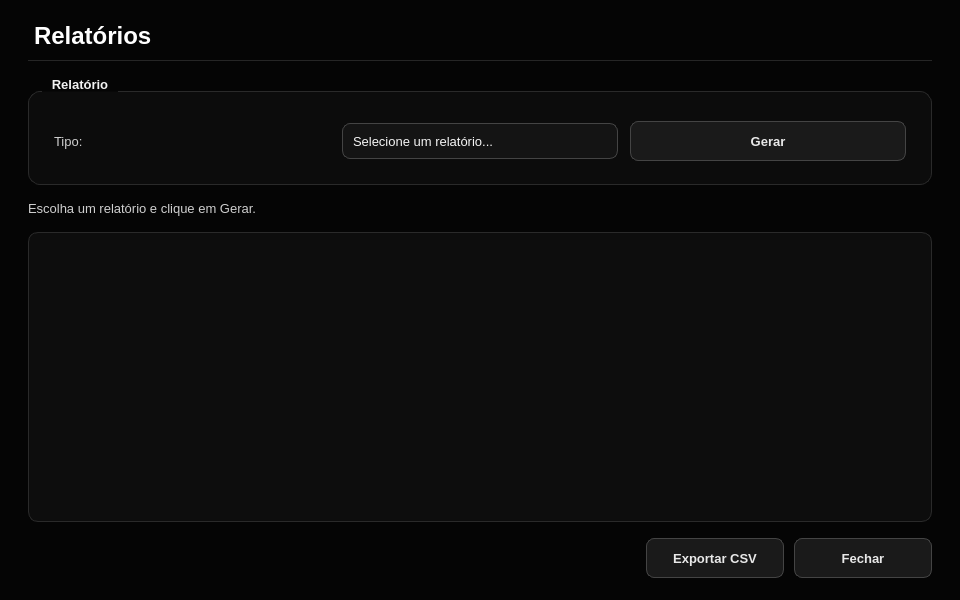
<?xml version="1.0" encoding="UTF-8"?>
<ui version="4.0">
 <class>RelatorioWindow</class>
 <widget class="QWidget" name="RelatorioWindow">
  <property name="geometry">
   <rect>
    <x>0</x>
    <y>0</y>
    <width>960</width>
    <height>600</height>
   </rect>
  </property>
  <property name="minimumSize">
   <size>
    <width>768</width>
    <height>480</height>
   </size>
  </property>
  <property name="windowTitle">
   <string>Relatórios</string>
  </property>
  <property name="palette">
   <palette>
    <active>
     <colorrole role="WindowText">
      <brush brushstyle="SolidPattern">
       <color alpha="255">
        <red>232</red>
        <green>232</green>
        <blue>232</blue>
       </color>
      </brush>
     </colorrole>
     <colorrole role="Button">
      <brush brushstyle="SolidPattern">
       <color alpha="255">
        <red>26</red>
        <green>26</green>
        <blue>26</blue>
       </color>
      </brush>
     </colorrole>
     <colorrole role="Text">
      <brush brushstyle="SolidPattern">
       <color alpha="255">
        <red>245</red>
        <green>245</green>
        <blue>245</blue>
       </color>
      </brush>
     </colorrole>
     <colorrole role="ButtonText">
      <brush brushstyle="SolidPattern">
       <color alpha="255">
        <red>232</red>
        <green>232</green>
        <blue>232</blue>
       </color>
      </brush>
     </colorrole>
     <colorrole role="Base">
      <brush brushstyle="SolidPattern">
       <color alpha="255">
        <red>20</red>
        <green>20</green>
        <blue>20</blue>
       </color>
      </brush>
     </colorrole>
     <colorrole role="AlternateBase">
      <brush brushstyle="SolidPattern">
       <color alpha="255">
        <red>19</red>
        <green>19</green>
        <blue>19</blue>
       </color>
      </brush>
     </colorrole>
     <colorrole role="Window">
      <brush brushstyle="SolidPattern">
       <color alpha="255">
        <red>5</red>
        <green>5</green>
        <blue>5</blue>
       </color>
      </brush>
     </colorrole>
     <colorrole role="Highlight">
      <brush brushstyle="SolidPattern">
       <color alpha="255">
        <red>119</red>
        <green>119</green>
        <blue>119</blue>
       </color>
      </brush>
     </colorrole>
     <colorrole role="HighlightedText">
      <brush brushstyle="SolidPattern">
       <color alpha="255">
        <red>255</red>
        <green>255</green>
        <blue>255</blue>
       </color>
      </brush>
     </colorrole>
     <colorrole role="PlaceholderText">
      <brush brushstyle="SolidPattern">
       <color alpha="255">
        <red>119</red>
        <green>119</green>
        <blue>119</blue>
       </color>
      </brush>
     </colorrole>
    </active>
    <inactive>
     <colorrole role="WindowText">
      <brush brushstyle="SolidPattern">
       <color alpha="255">
        <red>232</red>
        <green>232</green>
        <blue>232</blue>
       </color>
      </brush>
     </colorrole>
     <colorrole role="Button">
      <brush brushstyle="SolidPattern">
       <color alpha="255">
        <red>26</red>
        <green>26</green>
        <blue>26</blue>
       </color>
      </brush>
     </colorrole>
     <colorrole role="Text">
      <brush brushstyle="SolidPattern">
       <color alpha="255">
        <red>245</red>
        <green>245</green>
        <blue>245</blue>
       </color>
      </brush>
     </colorrole>
     <colorrole role="ButtonText">
      <brush brushstyle="SolidPattern">
       <color alpha="255">
        <red>232</red>
        <green>232</green>
        <blue>232</blue>
       </color>
      </brush>
     </colorrole>
     <colorrole role="Base">
      <brush brushstyle="SolidPattern">
       <color alpha="255">
        <red>20</red>
        <green>20</green>
        <blue>20</blue>
       </color>
      </brush>
     </colorrole>
     <colorrole role="AlternateBase">
      <brush brushstyle="SolidPattern">
       <color alpha="255">
        <red>19</red>
        <green>19</green>
        <blue>19</blue>
       </color>
      </brush>
     </colorrole>
     <colorrole role="Window">
      <brush brushstyle="SolidPattern">
       <color alpha="255">
        <red>5</red>
        <green>5</green>
        <blue>5</blue>
       </color>
      </brush>
     </colorrole>
     <colorrole role="Highlight">
      <brush brushstyle="SolidPattern">
       <color alpha="255">
        <red>119</red>
        <green>119</green>
        <blue>119</blue>
       </color>
      </brush>
     </colorrole>
     <colorrole role="HighlightedText">
      <brush brushstyle="SolidPattern">
       <color alpha="255">
        <red>255</red>
        <green>255</green>
        <blue>255</blue>
       </color>
      </brush>
     </colorrole>
     <colorrole role="PlaceholderText">
      <brush brushstyle="SolidPattern">
       <color alpha="255">
        <red>119</red>
        <green>119</green>
        <blue>119</blue>
       </color>
      </brush>
     </colorrole>
    </inactive>
    <disabled>
     <colorrole role="WindowText">
      <brush brushstyle="SolidPattern">
       <color alpha="255">
        <red>102</red>
        <green>102</green>
        <blue>102</blue>
       </color>
      </brush>
     </colorrole>
     <colorrole role="Button">
      <brush brushstyle="SolidPattern">
       <color alpha="255">
        <red>26</red>
        <green>26</green>
        <blue>26</blue>
       </color>
      </brush>
     </colorrole>
     <colorrole role="Text">
      <brush brushstyle="SolidPattern">
       <color alpha="255">
        <red>102</red>
        <green>102</green>
        <blue>102</blue>
       </color>
      </brush>
     </colorrole>
     <colorrole role="ButtonText">
      <brush brushstyle="SolidPattern">
       <color alpha="255">
        <red>102</red>
        <green>102</green>
        <blue>102</blue>
       </color>
      </brush>
     </colorrole>
     <colorrole role="Base">
      <brush brushstyle="SolidPattern">
       <color alpha="255">
        <red>20</red>
        <green>20</green>
        <blue>20</blue>
       </color>
      </brush>
     </colorrole>
     <colorrole role="AlternateBase">
      <brush brushstyle="SolidPattern">
       <color alpha="255">
        <red>19</red>
        <green>19</green>
        <blue>19</blue>
       </color>
      </brush>
     </colorrole>
     <colorrole role="Window">
      <brush brushstyle="SolidPattern">
       <color alpha="255">
        <red>5</red>
        <green>5</green>
        <blue>5</blue>
       </color>
      </brush>
     </colorrole>
     <colorrole role="Highlight">
      <brush brushstyle="SolidPattern">
       <color alpha="255">
        <red>119</red>
        <green>119</green>
        <blue>119</blue>
       </color>
      </brush>
     </colorrole>
     <colorrole role="HighlightedText">
      <brush brushstyle="SolidPattern">
       <color alpha="255">
        <red>255</red>
        <green>255</green>
        <blue>255</blue>
       </color>
      </brush>
     </colorrole>
     <colorrole role="PlaceholderText">
      <brush brushstyle="SolidPattern">
       <color alpha="255">
        <red>119</red>
        <green>119</green>
        <blue>119</blue>
       </color>
      </brush>
     </colorrole>
    </disabled>
   </palette>
  </property>
  <property name="styleSheet">
   <string notr="true">#RelatorioWindow {
    background-color: #050505;
}

QWidget {
    font-family: "Segoe UI", "DejaVu Sans", "Noto Sans", sans-serif;
    font-size: 10pt;
}

/* ---------- Textos ---------- */
QLabel {
    color: #cfcfcf;
    background: transparent;
    font-weight: normal;
}

QLabel#lblTitulo {
    color: #ffffff;
    font-size: 18pt;
    font-weight: bold;
    padding-bottom: 10px;
    border-bottom: 1px solid #262626;
}

QLabel[role="section"] {
    color: #ffffff;
    font-size: 11pt;
    font-weight: bold;
}

QLabel[role="hint"] {
    color: #777777;
    font-size: 9pt;
}

QLabel[role="value"] {
    color: #ffffff;
    font-weight: bold;
}

QToolTip {
    background-color: #1a1a1a;
    color: #f5f5f5;
    border: 1px solid #444444;
    padding: 4px 8px;
}

/* ---------- Cartões / grupos ---------- */
QGroupBox {
    background-color: #0c0c0c;
    border: 1px solid #2a2a2a;
    border-radius: 12px;
    margin-top: 14px;
    padding: 20px 16px 14px 16px;
    color: #f2f2f2;
    font-weight: bold;
}

QGroupBox::title {
    subcontrol-origin: margin;
    subcontrol-position: top left;
    left: 14px;
    padding: 0 8px;
    color: #f2f2f2;
}

QFrame[variant="card"] {
    background-color: #0c0c0c;
    border: 1px solid #2a2a2a;
    border-radius: 12px;
}

QFrame#lineSep {
    background-color: #2a2a2a;
    border: none;
}

/* ---------- Campos de entrada ---------- */
QLineEdit,
QComboBox,
QAbstractSpinBox,
QDateEdit,
QDateTimeEdit {
    background-color: #141414;
    color: #f5f5f5;
    border: 1px solid #444444;
    border-radius: 8px;
    padding: 6px 10px;
    min-height: 22px;
    selection-background-color: #777777;
    selection-color: #ffffff;
    font-weight: normal;
}

QLineEdit:hover,
QComboBox:hover,
QAbstractSpinBox:hover,
QDateEdit:hover,
QDateTimeEdit:hover {
    border: 1px solid #666666;
}

QLineEdit:focus,
QComboBox:focus,
QAbstractSpinBox:focus,
QDateEdit:focus,
QDateTimeEdit:focus {
    border: 1px solid #d8d8d8;
    background-color: #181818;
}

QLineEdit:read-only,
QAbstractSpinBox:read-only {
    color: #bdbdbd;
}

QLineEdit:disabled,
QComboBox:disabled,
QAbstractSpinBox:disabled,
QDateEdit:disabled,
QDateTimeEdit:disabled {
    background-color: #0e0e0e;
    color: #666666;
    border: 1px solid #2a2a2a;
}

/* Campo de total (somente leitura, em destaque) */
QDoubleSpinBox[variant="total"] {
    font-size: 20pt;
    font-weight: bold;
    color: #ffffff;
    background-color: #0a0a0a;
    border: 1px solid #333333;
    padding: 8px 14px;
    min-height: 36px;
}

/* ---------- ComboBox / Data ---------- */
QComboBox {
    padding-right: 30px;
}

QComboBox::drop-down,
QDateEdit::drop-down,
QDateTimeEdit::drop-down {
    subcontrol-origin: padding;
    subcontrol-position: center right;
    width: 28px;
    border: none;
    background: transparent;
}

QComboBox::down-arrow,
QDateEdit::down-arrow,
QDateTimeEdit::down-arrow {
    image: none;
    width: 0px;
    height: 0px;
    border-left: 5px solid transparent;
    border-right: 5px solid transparent;
    border-top: 6px solid #bdbdbd;
    margin-right: 8px;
}

QComboBox QAbstractItemView {
    background-color: #141414;
    color: #f5f5f5;
    border: 1px solid #444444;
    selection-background-color: #2e2e2e;
    selection-color: #ffffff;
    outline: 0;
}

/* ---------- SpinBox com botões ---------- */
QSpinBox {
    padding-right: 26px;
}

QSpinBox::up-button {
    subcontrol-origin: border;
    subcontrol-position: top right;
    width: 22px;
    border: none;
    background: transparent;
}

QSpinBox::down-button {
    subcontrol-origin: border;
    subcontrol-position: bottom right;
    width: 22px;
    border: none;
    background: transparent;
}

QSpinBox::up-arrow {
    image: none;
    width: 0px;
    height: 0px;
    border-left: 4px solid transparent;
    border-right: 4px solid transparent;
    border-bottom: 5px solid #bdbdbd;
}

QSpinBox::down-arrow {
    image: none;
    width: 0px;
    height: 0px;
    border-left: 4px solid transparent;
    border-right: 4px solid transparent;
    border-top: 5px solid #bdbdbd;
}

/* ---------- Calendário (popup do QDateEdit) ---------- */
QCalendarWidget QWidget {
    background-color: #141414;
    color: #f5f5f5;
}

QCalendarWidget QToolButton {
    background-color: transparent;
    color: #f5f5f5;
    border: none;
    padding: 4px 8px;
}

QCalendarWidget QAbstractItemView:enabled {
    background-color: #0d0d0d;
    color: #f5f5f5;
    selection-background-color: #f2f2f2;
    selection-color: #080808;
}

QCalendarWidget QAbstractItemView:disabled {
    color: #555555;
}

/* ---------- CheckBox ---------- */
QCheckBox {
    color: #e8e8e8;
    background: transparent;
    spacing: 10px;
    font-weight: normal;
}

QCheckBox::indicator {
    width: 18px;
    height: 18px;
    border: 1px solid #555555;
    border-radius: 5px;
    background-color: #141414;
}

QCheckBox::indicator:hover {
    border: 1px solid #999999;
}

QCheckBox::indicator:checked {
    background-color: #f2f2f2;
    border: 1px solid #f2f2f2;
}

/* ---------- Botões ---------- */
QPushButton {
    background-color: #1a1a1a;
    color: #e8e8e8;
    border: 1px solid #444444;
    border-radius: 8px;
    padding: 8px 22px;
    min-height: 22px;
    min-width: 92px;
    font-weight: bold;
}

QPushButton:hover {
    background-color: #262626;
    border: 1px solid #666666;
    color: #ffffff;
}

QPushButton:pressed {
    background-color: #333333;
}

QPushButton:disabled {
    background-color: #111111;
    color: #555555;
    border: 1px solid #2a2a2a;
}

QPushButton[variant="primary"] {
    background-color: #f2f2f2;
    color: #080808;
    border: 1px solid #f2f2f2;
}

QPushButton[variant="primary"]:hover {
    background-color: #d2d2d2;
    border: 1px solid #d2d2d2;
    color: #080808;
}

QPushButton[variant="primary"]:pressed {
    background-color: #aaaaaa;
    border: 1px solid #aaaaaa;
}

QPushButton[variant="danger"] {
    background-color: transparent;
    color: #ff9494;
    border: 1px solid #6b2f2f;
}

QPushButton[variant="danger"]:hover {
    background-color: #2a1212;
    color: #ffb4b4;
    border: 1px solid #a04444;
}

QPushButton[variant="danger"]:pressed {
    background-color: #3a1818;
}

QPushButton[variant="ghost"] {
    background-color: transparent;
    color: #bdbdbd;
    border: 1px solid #333333;
}

QPushButton[variant="ghost"]:hover {
    background-color: #1a1a1a;
    color: #ffffff;
    border: 1px solid #666666;
}

/* ---------- Tabelas ---------- */
QTableWidget,
QTableView {
    background-color: #0d0d0d;
    alternate-background-color: #131313;
    color: #e8e8e8;
    gridline-color: #232323;
    border: 1px solid #2a2a2a;
    border-radius: 10px;
    selection-background-color: #2f2f2f;
    selection-color: #ffffff;
    outline: 0;
}

QTableWidget::item,
QTableView::item {
    padding: 4px 8px;
    border: none;
}

QHeaderView {
    background-color: transparent;
}

QHeaderView::section {
    background-color: #1a1a1a;
    color: #bdbdbd;
    padding: 9px 10px;
    border: none;
    border-right: 1px solid #2a2a2a;
    border-bottom: 1px solid #333333;
    font-weight: bold;
}

QTableCornerButton::section {
    background-color: #1a1a1a;
    border: none;
}

/* ---------- Barras de rolagem ---------- */
QScrollBar:vertical {
    background: transparent;
    width: 10px;
    margin: 2px;
}

QScrollBar::handle:vertical {
    background: #3a3a3a;
    border-radius: 3px;
    min-height: 28px;
}

QScrollBar::handle:vertical:hover {
    background: #5a5a5a;
}

QScrollBar:horizontal {
    background: transparent;
    height: 10px;
    margin: 2px;
}

QScrollBar::handle:horizontal {
    background: #3a3a3a;
    border-radius: 3px;
    min-width: 28px;
}

QScrollBar::handle:horizontal:hover {
    background: #5a5a5a;
}

QScrollBar::add-line,
QScrollBar::sub-line {
    width: 0px;
    height: 0px;
}

QScrollBar::add-page,
QScrollBar::sub-page {
    background: transparent;
}

/* ---------- Caixas de diálogo abertas a partir da tela ---------- */
QMessageBox,
QDialog {
    background-color: #0d0d0d;
}

QMessageBox QLabel {
    color: #f0f0f0;
}</string>
  </property>
  <layout class="QVBoxLayout" name="rootLayout">
   <property name="spacing">
    <number>16</number>
   </property>
   <property name="leftMargin">
    <number>28</number>
   </property>
   <property name="topMargin">
    <number>22</number>
   </property>
   <property name="rightMargin">
    <number>28</number>
   </property>
   <property name="bottomMargin">
    <number>22</number>
   </property>
   <item>
    <widget class="QLabel" name="lblTitulo">
     <property name="text">
      <string>Relatórios</string>
     </property>
    </widget>
   </item>
   <item>
    <widget class="QGroupBox" name="grpRelatorio">
     <property name="title">
      <string>Relatório</string>
     </property>
     <layout class="QHBoxLayout" name="lay_1">
      <property name="spacing">
       <number>12</number>
      </property>
      <item>
       <widget class="QLabel" name="label">
        <property name="text">
         <string>Tipo:</string>
        </property>
       </widget>
      </item>
      <item>
       <widget class="QComboBox" name="comboBox">
        <item>
         <property name="text">
          <string>Selecione um relatório...</string>
         </property>
        </item>
        <item>
         <property name="text">
          <string>Produtos com estoque baixo</string>
         </property>
        </item>
        <item>
         <property name="text">
          <string>Estoque atual (valores)</string>
         </property>
        </item>
        <item>
         <property name="text">
          <string>Produtos mais vendidos</string>
         </property>
        </item>
        <item>
         <property name="text">
          <string>Vendas por forma de pagamento</string>
         </property>
        </item>
        <item>
         <property name="text">
          <string>Contas a pagar pendentes</string>
         </property>
        </item>
        <item>
         <property name="text">
          <string>Contas a receber pendentes</string>
         </property>
        </item>
        <item>
         <property name="text">
          <string>Clientes cadastrados</string>
         </property>
        </item>
       </widget>
      </item>
      <item>
       <widget class="QPushButton" name="btn_gerar">
        <property name="text">
         <string>Gerar</string>
        </property>
        <property name="variant" stdset="0">
         <string>primary</string>
        </property>
        <property name="cursor">
         <cursorShape>PointingHandCursor</cursorShape>
        </property>
       </widget>
      </item>
     </layout>
    </widget>
   </item>
   <item>
    <widget class="QLabel" name="label_titulo">
     <property name="text">
      <string>Escolha um relatório e clique em Gerar.</string>
     </property>
     <property name="role" stdset="0">
      <string>section</string>
     </property>
    </widget>
   </item>
   <item>
    <widget class="QTableWidget" name="tableWidget">
     <property name="alternatingRowColors">
      <bool>true</bool>
     </property>
     <property name="selectionBehavior">
      <enum>QAbstractItemView::SelectRows</enum>
     </property>
     <property name="showGrid">
      <bool>false</bool>
     </property>
     <attribute name="horizontalHeaderDefaultSectionSize">
      <number>130</number>
     </attribute>
     <attribute name="horizontalHeaderStretchLastSection">
      <bool>true</bool>
     </attribute>
     <attribute name="verticalHeaderVisible">
      <bool>false</bool>
     </attribute>
    </widget>
   </item>
   <item>
    <layout class="QHBoxLayout" name="lay_3">
     <property name="spacing">
      <number>10</number>
     </property>
     <property name="leftMargin">
      <number>0</number>
     </property>
     <property name="topMargin">
      <number>0</number>
     </property>
     <property name="rightMargin">
      <number>0</number>
     </property>
     <property name="bottomMargin">
      <number>0</number>
     </property>
     <item>
      <spacer name="spacer_2">
       <property name="orientation">
        <enum>Qt::Horizontal</enum>
       </property>
       <property name="sizeHint" stdset="0">
        <size>
         <width>40</width>
         <height>20</height>
        </size>
       </property>
      </spacer>
     </item>
     <item>
      <widget class="QPushButton" name="btn_exportar">
       <property name="text">
        <string>Exportar CSV</string>
       </property>
       <property name="cursor">
        <cursorShape>PointingHandCursor</cursorShape>
       </property>
      </widget>
     </item>
     <item>
      <widget class="QPushButton" name="btn_fechar">
       <property name="text">
        <string>Fechar</string>
       </property>
       <property name="variant" stdset="0">
        <string>ghost</string>
       </property>
       <property name="cursor">
        <cursorShape>PointingHandCursor</cursorShape>
       </property>
      </widget>
     </item>
    </layout>
   </item>
  </layout>
 </widget>
 <resources />
 <connections>
  <connection>
   <sender>btn_fechar</sender>
   <signal>clicked()</signal>
   <receiver>RelatorioWindow</receiver>
   <slot>close()</slot>
  </connection>
 </connections>
</ui>
